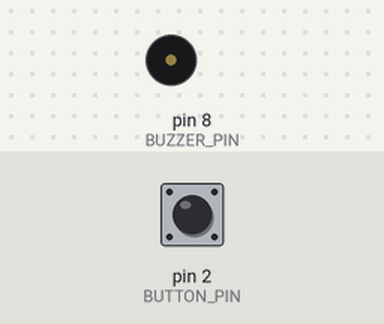
This sketch was run on a simulated Arduino Uno, built with avr-gcc and run on an emulated ATmega328P. On the bench: buzzer (waves = sounding). The inputs (shaded band) are chosen by the test bench; at power-on: pin 2 (BUTTON_PIN) LOW.

Above: at 2.8 s.
2.9 s: pin 2 (BUTTON_PIN) pulled HIGH for 1.2 s
At 3.8 s:
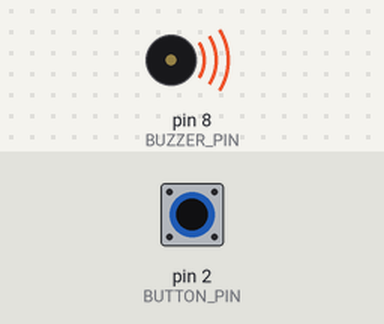
Timing chart, 0 to 35.2 s (numbered marks = the images above; inputs shaded):
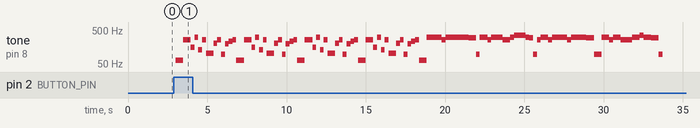

Measured:
- after the input at 2.9 s, tone on pin 8 (BUZZER_PIN): plays 65 Hz for 0.48 s, 261 Hz for 0.48 s, 155 Hz for 0.24 s, 310 Hz for 0.24 s, 130 Hz for 0.24 s, 261 Hz for 0.24 s … (84 notes in this stretch), starting after 0.10 s

The sketch:

sweet_dreams.ino
```cpp
const int BUZZER_PIN = 8;
const int BUTTON_PIN = 2;

int buttonState = 0;

// Song speed
int bmp = 125;

// Note sizes
int whole = 60000 / bmp;
int half = 60000 / bmp / 2;
int quarter = 60000 / bmp / 4;

// Notes and their frequencies
int note_C2 = 65;
int note_G2 = 98;
int note_Ab2 = 103;
int note_Eb3 = 155;
int note_C3 = 130;
int note_G3 = 196;
int note_Ab3 = 206;
int note_Bb3 = 233;
int note_C4 = 261;
int note_D4 = 293;
int note_Eb4 = 310;
int note_F4 = 349;

// Intro note list - can use array, because all notes of same length in intro
int intro[] = {note_C2,  note_C2,
              note_C4,  note_C4,
              note_Eb3, note_Eb4,
              note_C3,  note_C4,
              note_Ab2, note_Ab2,
              note_Ab3, note_C4,
              note_G2,  note_G3,
              note_Bb3, note_C4};

// Calculate how many elements in array
int size = sizeof(intro) / sizeof(intro[0]);

void setup() {
    pinMode(BUTTON_PIN, INPUT);
    pinMode(BUZZER_PIN, OUTPUT);
}

void loop() {
  buttonState = digitalRead(BUTTON_PIN);

  if(buttonState == 1){
    // Play intro, 32 measures
    for(int i = 0; i <= 4 - 1; i++){
        slap_intro();
        }
    // Play rest, 32 measures
    slap_tune();
  }
  delay(1000);
}

void buzz(int note, int note_length){
    tone(BUZZER_PIN, note);
    delay(note_length);
    noTone(BUZZER_PIN);
}

void slap_intro(){
  for(int i = 0; i < size; i++){
    buzz(intro[i], half);
  }
}

void slap_tune(){
  // 8 measures
  buzz(note_C2, whole);
  buzz(note_Eb4, whole);
  buzz(note_Eb4, whole);
  buzz(note_C4, half);
  buzz(note_Eb4, whole);
  buzz(note_Eb4, whole);
  buzz(note_Eb4, whole);
  buzz(note_D4, whole);
  buzz(note_G2, half);

  // 8 measures
  buzz(note_Eb4, half);
  buzz(note_Eb4, half);
  buzz(note_C4, half);
  buzz(note_Eb4, whole+half);
  buzz(note_C4, whole);
  buzz(note_Eb4, half);
  buzz(note_F4, whole+half);
  buzz(note_Eb4, half);
  buzz(note_D4, half);
  buzz(note_G2, half);
  buzz(note_C4, half);

  // 8 measures
  buzz(note_Eb4, half);
  buzz(note_Eb4, half);
  buzz(note_C4, half);
  buzz(note_Eb4, whole+half);
  buzz(note_Eb4, half);
  buzz(note_C4, half);
  buzz(note_Eb4, half);
  buzz(note_Eb4, whole);
  buzz(note_Eb4, half);
  buzz(note_D4, whole);
  buzz(note_G2, whole);

  // 8 measures
  buzz(note_Eb4, whole);
  buzz(note_C4, half);
  buzz(note_Eb4, whole);
  buzz(note_C4, whole+half);
  buzz(note_Eb4, half);
  buzz(note_Eb4, half);
  buzz(note_F4, half);
  buzz(note_Eb4, whole);
  buzz(note_D4, whole);
  buzz(note_G2, half);
}

// Applause
```
